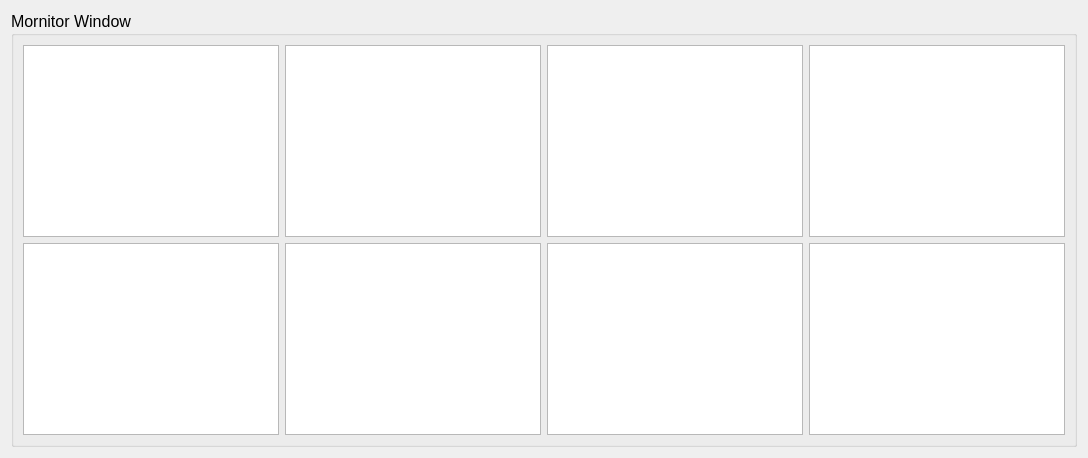
      <widget class="QWidget" name="page_InitalData_Chart">
       <layout class="QGridLayout" name="gridLayout_12">
        <item row="0" column="0">
         <widget class="QGroupBox" name="groupBox_MonitorWindow">
          <property name="font">
           <font>
            <pointsize>12</pointsize>
            <bold>false</bold>
           </font>
          </property>
          <property name="title">
           <string>Mornitor Window</string>
          </property>
          <layout class="QGridLayout" name="gridLayout_13">
           <item row="1" column="1">
            <widget class="QChartView" name="graphicsView_Monthly_Cases">
             <property name="font">
              <font>
               <pointsize>12</pointsize>
               <stylestrategy>PreferAntialias</stylestrategy>
              </font>
             </property>
            </widget>
           </item>
           <item row="0" column="2">
            <widget class="QChartView" name="graphicsView_Sort_Cases_Type"/>
           </item>
           <item row="1" column="3">
            <widget class="QChartView" name="graphicsView_Yearly_Cases"/>
           </item>
           <item row="0" column="0">
            <widget class="QChartView" name="graphicsView_Engineer_OpenCases"/>
           </item>
           <item row="1" column="2">
            <widget class="QChartView" name="graphicsView_Last_Month_Cases"/>
           </item>
           <item row="0" column="3">
            <widget class="QChartView" name="graphicsView_All_Cases"/>
           </item>
           <item row="0" column="1">
            <widget class="QChartView" name="graphicsView_Engineer_HoldCases"/>
           </item>
           <item row="1" column="0">
            <widget class="QChartView" name="graphicsView_All_Cases_By_Dept">
             <property name="font">
              <font>
               <pointsize>12</pointsize>
               <stylestrategy>PreferAntialias</stylestrategy>
              </font>
             </property>
             <property name="sizeAdjustPolicy">
              <enum>QAbstractScrollArea::AdjustToContents</enum>
             </property>
            </widget>
           </item>
          </layout>
         </widget>
        </item>
       </layout>
      </widget>
